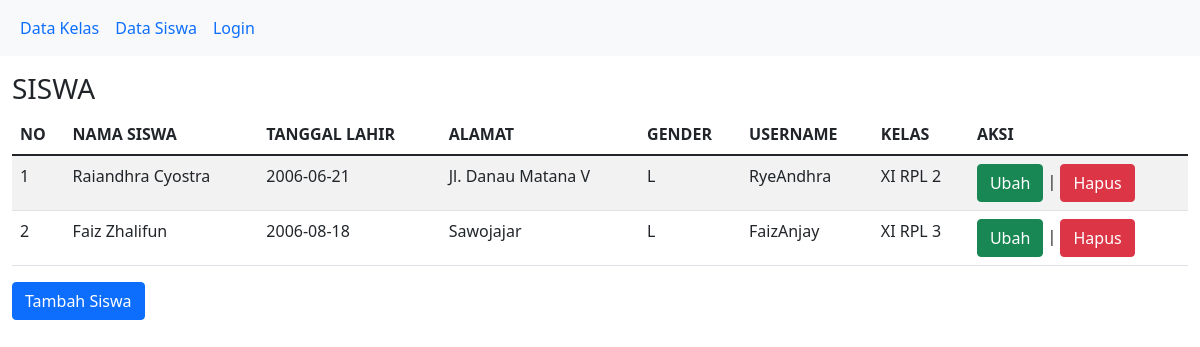
The app's page /tampil_siswa.php with its own data.
### tables this page shows
CREATE TABLE `siswa` (
  `id_siswa` int(11) NOT NULL,
  `nama_siswa` varchar(100) NOT NULL,
  `tanggal_lahir` date NOT NULL,
  `gender` enum('L','P') NOT NULL,
  `alamat` text NOT NULL,
  `username` varchar(255) DEFAULT NULL,
  `password` varchar(255) DEFAULT NULL,
  `id_kelas` int(11) NOT NULL
);

CREATE TABLE `kelas` (
  `id_kelas` int(11) NOT NULL,
  `nama_kelas` varchar(20) NOT NULL,
  `kelompok` varchar(20) NOT NULL,
  `angkatan` int(11) NOT NULL
);

### tampil_siswa.php (the view, shortened to what this page needs)
<!DOCTYPE html>
<?php include 'navbar.php' ?>
<html>
<head>
    <link href="https://cdn.jsdelivr.net/npm/bootstrap@5.0.1/dist/css/bootstrap.min.css" rel="stylesheet">
</head>
<body>
    <div class="container-fluid mt-3">
        <h3>SISWA</h3>
        <table class="table table-hover table-striped">
            <thead>
                <tr>
                <th>NO</th>
                <th>NAMA SISWA</th>
                <th>TANGGAL LAHIR</th>
                <th>ALAMAT</th>
                <th>GENDER</th>
                <th>USERNAME</th>
                <th>KELAS</th>
                <th>AKSI</th>
                </tr>
            </thead>
            <tbody>
                <?php
                include "koneksi.php";
                $qry_siswa=mysqli_query($conn,"select * from siswa join kelas on kelas.id_kelas=siswa.id_kelas");
                $no=0;
                while($data_siswa=mysqli_fetch_array($qry_siswa)){
                $no++;
                ?>
                <tr>
                <td><?=$no?></td>
                <td><?=$data_siswa['nama_siswa']?></td>
                <td><?=$data_siswa['tanggal_lahir']?></td>
                <td><?=$data_siswa['alamat']?></td>
                <td><?=$data_siswa['gender']?></td>
                <td><?=$data_siswa['username']?></td>
                <td><?=$data_siswa['nama_kelas']?></td>
                <td><a href="ubah_siswa.php?id_siswa=<?=$data_siswa['id_siswa']?>" class="btn btn-success">Ubah</a> |
                    <a href="hapus.php?id_siswa=<?=$data_siswa['id_siswa']?>" onclick="return confirm('Apakah anda yakin menghapus data ini?')" class="btn btn-danger">Hapus</a></td>
                </tr>
                <?php
                }
                ?>
            </tbody>
        </table>
        <a href="tambah_siswa.php" class="btn btn-primary">Tambah Siswa</a>
    </div>
</body>
</html>

### records on screen
siswa: nama_siswa "Raiandhra Cyostra", tanggal_lahir "2006-06-21", alamat "Jl. Danau Matana V", gender "L", username "RyeAndhra", id_kelas.nama_kelas "XI RPL 2"
siswa: nama_siswa "Faiz Zhalifun", tanggal_lahir "2006-08-18", alamat "Sawojajar", gender "L", username "FaizAnjay", id_kelas.nama_kelas "XI RPL 3"
